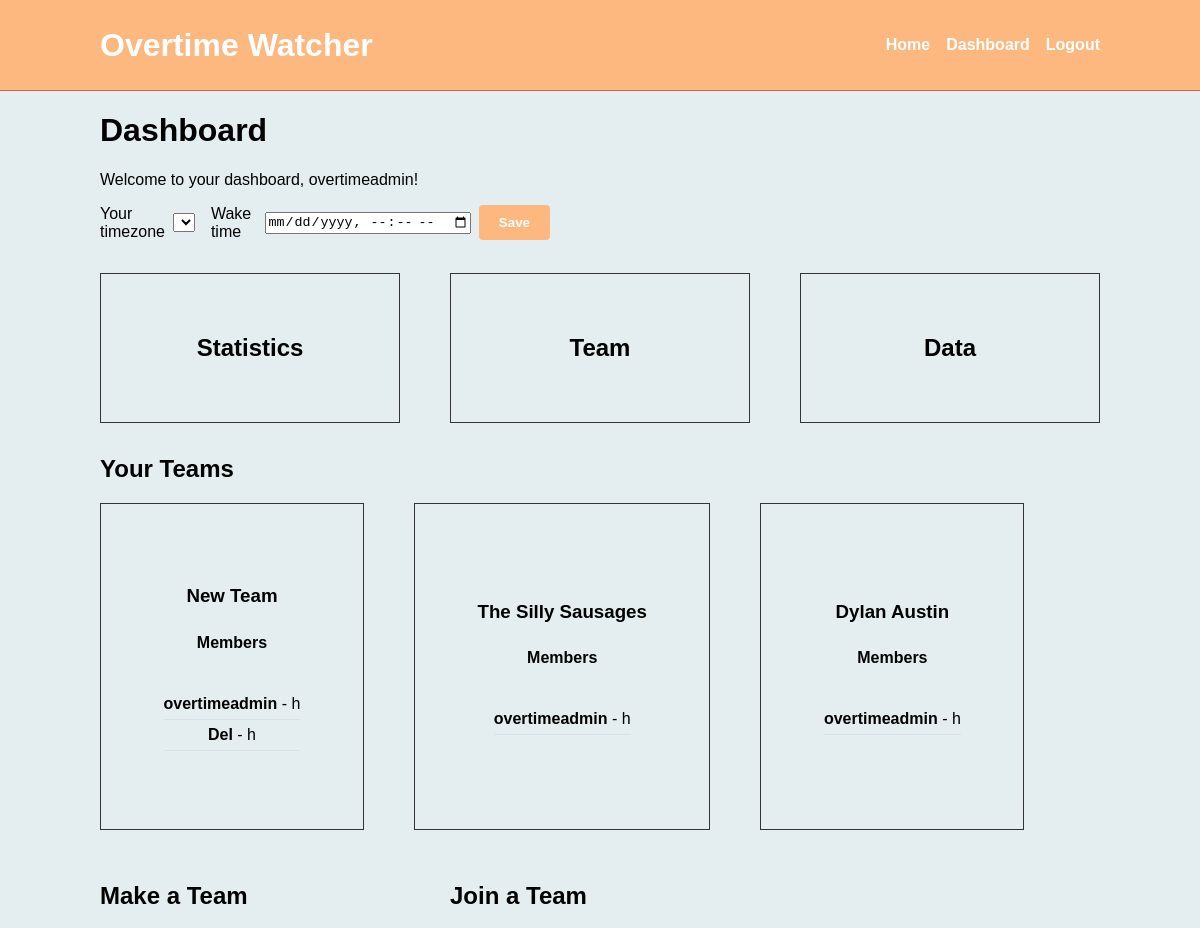
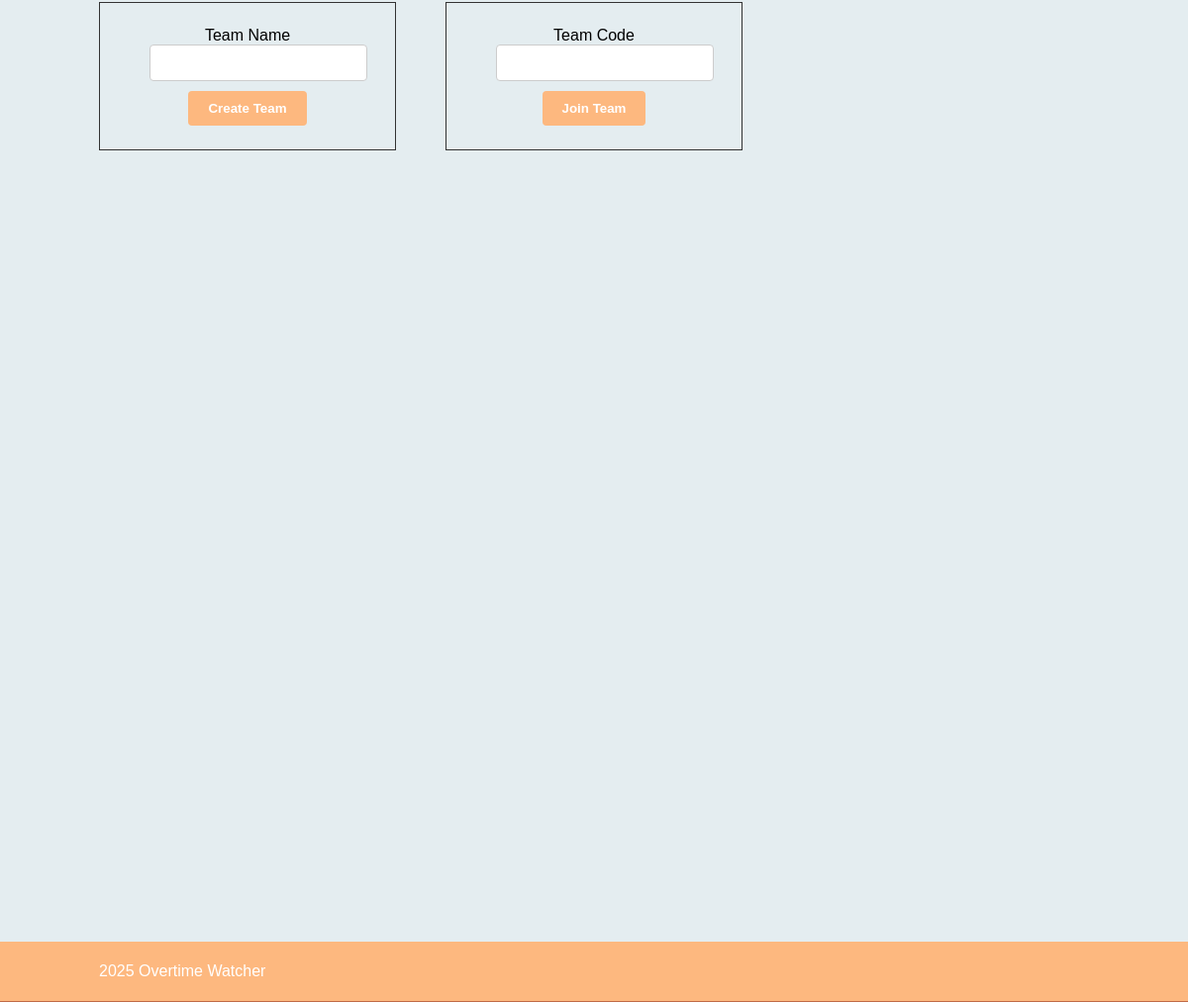
The page /dashboard/ (signed in) on the database its author committed (2 pictures, top to bottom).
### overtime/models.py (models this page shows)
class Team(models.Model):
    id = models.UUIDField(primary_key=True, default=uuid.uuid4, editable=False)
    name = models.CharField(max_length=150)
    members = models.ManyToManyField(User, through='Membership', related_name='teams')
    join_code = models.CharField(max_length=12, unique=True, db_index=True, default=make_join_code)
    created_by = models.ForeignKey(User, on_delete=models.SET_NULL, null=True, related_name='created_teams')
    created_at = models.DateTimeField(auto_now_add=True)
    is_active = models.BooleanField(default=True)

class Membership(models.Model):
    user = models.ForeignKey(User, on_delete=models.CASCADE, related_name='memberships')
    team = models.ForeignKey(Team, on_delete=models.CASCADE, related_name='memberships')
    joined_at = models.DateTimeField(auto_now_add=True)

### overtime/views.py (the view)
# urls.py: path('dashboard/', views.dashboard, name='dashboard'),
@login_required
def dashboard(request):
    if request.user.is_authenticated:
        teams = Team.objects.filter(memberships__user=request.user).distinct()
    return render(request, 'dashboard.html', {'teams': teams})

### templates/dashboard.html (shortened to what this page needs)
{% extends "base.html" %}
{% load static %}
{% block content %}
<div class="container">
    <h1>Dashboard</h1>
    <p>Welcome to your dashboard, {{ user.username }}!</p>
    <div style="margin-bottom:1rem;">
        <form method="post" action="{% url 'update_time' %}" style="display:flex;align-items:center;gap:8px;">
            <label for="tz-select">Your timezone</label>
            <select id="tz-select" name="timezone" class="form-control">
            </select>
            <label for="wake-account" style="margin-left:8px;">Wake time</label>
            <input id="wake-account" name="wake_time" type="datetime-local" />
            <button type="submit" class="btn">Save</button>
        </form>
    </div>
    <div class="mt-4">
        <div class="dashboard-row">
            <div class="dashboard-card">
                <h2>Statistics</h2>
            </div>
            <div class="dashboard-card">
                <h2>Team</h2>
            </div>
            <div class="dashboard-card">
                <h2>Data</h2>
            </div>
        </div>
        {% if teams %}
        <div class="mt-4">
            <h2>Your Teams</h2>
            <div class="dashboard-row" style="flex-wrap: wrap; justify-content: start;">
            {% for team in teams %}
            <div class="dashboard-card d-flex" id="team-{{ team.id }}" style="flex-direction: column; height: auto; width: fit-content; padding: 62.5px; ">
                <h3>{{ team.name }}</h3>
                <h4 class="mt-2">Members</h4>
                <ul class="members-list">
                    {% for m in team.memberships.all %}
                    <li>
                        <strong>{{ m.user.username }}</strong>
                        - <span class="awake-value {% if m.is_over_awake_limit %}warning{% endif %}" data-wake="{% if m.wake_time %}{{ m.wake_time|date:'c' }}{% endif %}">{{ m.awake_hours }} h</span>
                    </li>
                    {% endfor %}
                </ul>
            </div>
            {% endfor %}
        </div>
        {% endif %}
    </div>
    <div class="mt-4">
        <div class="dashboard-row" style="justify-content: start;">
            <div>
            <h2>Make a Team</h2>
            <div class="dashboard-card" style="width: 300px;">
                <form method="post" action="{% url 'create_team' %}">
                    <div class="mb-3">
                        <label for="team-name" class="form-label">Team Name</label>
                        <input type="text" class="form-control" id="team-name" name="name" required>
                    </div>
                    <button type="submit" class="btn">Create Team</button>
                </form>
            </div>
            </div>
            <div>
                <h2>Join a Team</h2>
            <div class="dashboard-card" style="width: 300px;">
                <form method="post" action="{% url 'join_team' %}">
                    <div class="mb-3">
                        <label for="team-code" class="form-label">Team Code</label>
                        <input type="text" class="form-control" id="team-code" name="join_code" required>
                    </div>
                    <button type="submit" class="btn">Join Team</button>
                </form>
            </div>
            </div>
        </div>
    </div>
</div>
{% endblock %}

### static/css/styles.css (style rules this page uses)
body, html { margin: 0; padding: 0; font-family: Arial, sans-serif; background-color: rgb(228, 237, 240); }
.btn { background-color: #fdb87f; color: white; border: none; padding: 10px 20px; border-radius: 4px; cursor: pointer; font-weight: bold; }
form { width: 450px; gap: 5px; }
input[type="text"], input[type="email"], input[type="password"] { width: 100%; padding: 10px; border: 1px solid #ccc; border-radius: 4px; margin-bottom: 10px; }
.container { max-width: 1000px; margin: 0 auto; padding: 0 15px; }
.d-flex { display: flex; }
.mt-4 { margin-top: 2rem; }
.mt-2 { margin-top: 0.5rem; }
.dashboard-card { box-sizing: border-box; border: 1px solid #333; padding: 50px; text-align: center; width: 350px; height: 150px; display: flex; align-items: center; justify-content: center; }
.dashboard-row { gap: 50px; display: flex; justify-content: center; align-items: stretch; }
.members-list { list-style: none; padding-left: 0; }
.members-list li { padding: 6px 0; border-bottom: 1px solid rgba(0,0,0,0.05); }

### rows shown on the page
Team: name "New Team"
Membership: user.username "overtimeadmin"
Membership: user.username "Del"
Team: name "The Silly Sausages"
Membership: user.username "overtimeadmin"
Team: name "Dylan Austin"
Membership: user.username "overtimeadmin"

### other values the page prints
{{ user.username }} "overtimeadmin"
